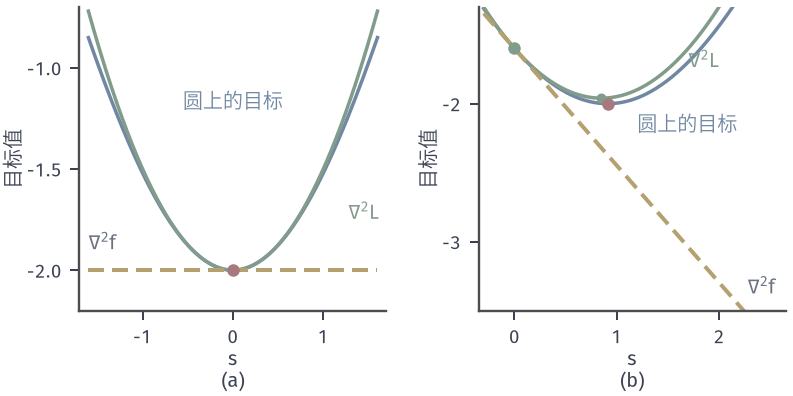

Reproduce this figure in Python.
from pathlib import Path
import sys
sys.path.insert(0, str(Path(__file__).resolve().parents[1]/"sqp-common"))
from sqp_fig import *
HERE = Path(__file__).resolve().parent
# (a) at x*=(1,1): along the circle f=-2cos(s/sqrt2); QP models along tangent with L-curvature and f-curvature.
# (b) at x=(1.4,.2) on the circle with nu=.5: same comparison, arc length s from the point.
fig,axes=figure(width_mm=112,height_mm=56,ncols=2); panels(fig,.1,.99,.98,.215,.3); a,b=axes
s=np.linspace(-1.6,1.6,300)
a.plot(s,-2*np.cos(s/np.sqrt(2)),color=BLUE,lw=1.4); a.plot(s,-2+.5*s**2,color=GREEN,lw=1.4); a.plot(s,-2+0*s,color=YELLOW,lw=1.6,ls=(0,(4,2)))
dot(a,(0,-2)); a.text(1.62,-1.75,'$\\nabla^2\\mathcal{L}$',color=GREEN,fontsize=8,ha='right'); a.text(-1.6,-1.9,'$\\nabla^2 f$',color=MUTED,fontsize=8); a.text(0,-1.2,'圆上的目标',color=BLUE,fontsize=8,ha='center')
setup(a,(-1.7,1.7),(-2.2,-.7),xt=(-1,0,1),yt=(-2,-1.5,-1),xl='$s$',yl='目标值',equal=False)
x=np.array([1.4,.2]); r=np.sqrt(2); t0=np.arctan2(x[1],x[0]); tang=np.array([-x[1],x[0]])/r
s=np.linspace(-.3,2.6,300); pts=r*np.c_[np.cos(t0+s/r),np.sin(t0+s/r)]
b.plot(s,-pts.sum(1),color=BLUE,lw=1.4); g=cg(x)@tang
b.plot(s,-1.6+g*s+.5*s**2,color=GREEN,lw=1.4); b.plot(s,-1.6+g*s,color=YELLOW,lw=1.6,ls=(0,(4,2)))
sm=-g; dot(b,(0,-1.6),GREEN); dot(b,(sm,-1.6+g*sm+.5*sm**2),GREEN,ms=4); dot(b,(np.pi/4*r-t0*r,-2.))
b.text(2.55,-3.25,'$\\nabla^2 f$',color=MUTED,fontsize=8,ha='right',va='top'); b.text(2.0,-1.74,'$\\nabla^2\\mathcal{L}$',color=GREEN,fontsize=8,ha='right'); b.text(1.2,-2.2,'圆上的目标',color=BLUE,fontsize=8,ha='left')
setup(b,(-.35,2.65),(-3.5,-1.3),xt=(0,1,2),yt=(-3,-2),xl='$s$',yl='目标值',equal=False)
tags(fig,axes)
save(fig,HERE,'figure',{'slope_b':float(g),'sm':float(sm)})
